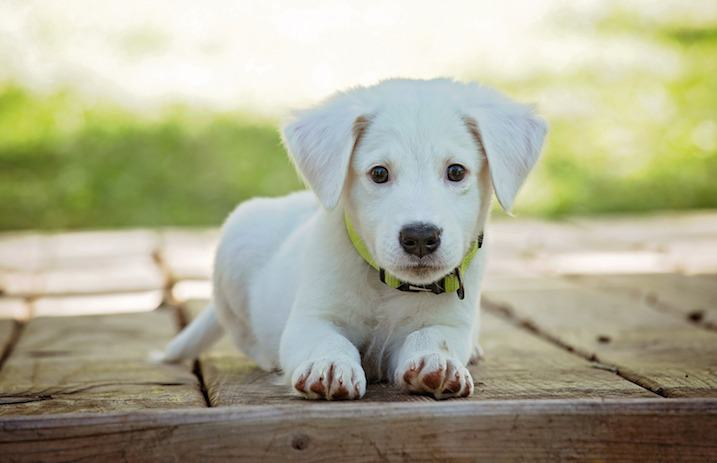
#> input picture doggo.jpg, 717 x 463 px
$ jupyter execute --allow-errors 'Image Segmentation.ipynb'   (older library calls are emulated)
#> lines starting #> are read from the running program, lines starting #| are printed output that depends on the picture; after the words box and inside, x2 and y2 are one past the last pixel; in counts of white or black regions, pixels touching at a corner belong together
# Segmenting Image using k-Means and spectral clustering on colored and grayscale Images

##### Inspiration: While looking through kaggle, I found a pneumonia data set where you had to classify whether a patient had pneumonia or not. While a lot of the submitted kernels had classification accuracies of over 80%, it is definitely feasible to teach a computer to classify whether someone has pneumonia, there must still be a way for us humans to see X-Rays better. Now what if we wanted to help doctors see better, without having to see for them. Yes, you are probably thinking "Why let a human do it if a computer can differentiate between pixel differences worlds better?"

##### There are still others out there that feel as though ML / DL will be taking their jobs away, so maybe this will be a happy medium between technology and humans.

##### As a result, I will be using two clustering algorithms to cluster both colored and grayscaled images. First will be a cute doggo (colored) and lastly will be one normal patient X-Ray and a sick patient X-Ray. These results will not have an accuracy value attached to it, rather a qualitative / subjective result. We ultimately want to segment images as cleanly as possible.

* I will be writing algorithms for k-means and spectral clustering from scratch, and will be comparing the results to packages from sklearn(kMeans) and sklearn(spectral clustering).

[cell 1]
from matplotlib.pyplot import imshow
from PIL import Image
import numpy as np

import pandas as pd
import matplotlib.pyplot as plt
from mpl_toolkits import mplot3d
import seaborn as sns
from copy import deepcopy

[cell 2]
# Euclidean Distance
def dist(a, b, ax = 1):
    return np.linalg.norm(a - b, axis = ax)

# Choosing random points from data
def randChoice(data, k):
    idx = np.random.randint(len(data), size = k)
    return data[idx, :]

[cell 3]
#k-Means algorithm with a choice of error rate when to stop convergence
def kMeans(data, k, error_rate = 0):
    # Initial k points are random points in the data
    np.random.seed(100)
    cltr = randChoice(data, k)
    #Old Cluster that will be overwritten
    cltr_old = np.zeros(cltr.shape)
    #Labels of each row in data set - Returned val
    cltr_lbl = np.zeros(len(data))
    #Error rate that will be updated until reaches convergence rate
    err = dist(cltr, cltr_old, None)

    while err > error_rate:

        for i in range(len(data)):
            #Checks distance between every point and initial center
            dist_ = dist(data[i], cltr)
            #Takes lowest value distance and stores index
            cltr_ = np.argmin(dist_)
            #Stores index in cluster label array
            cltr_lbl[i] = cltr_
        cltr_old = deepcopy(cltr)

        for i in range(k):
            pts = [data[j] for j in range(len(data)) if cltr_lbl[j] == i]
            #Gets mean of each cluster to shift cluster center
            cltr[i] = np.mean(pts, axis = 0)
        err = dist(cltr, cltr_old, None)

        return cltr_lbl

[cell 4]
#Spectral clustering algorithm
from sklearn.neighbors import radius_neighbors_graph
from sklearn.cluster import KMeans
from scipy.sparse import csgraph
import scipy

[cell 5]
def spectralClus(data, k):

    a_mat = radius_neighbors_graph(data,0.4,mode='distance', metric='minkowski', p=2, metric_params=None, include_self=False)
    a_mat = a_mat.toarray()

    L = csgraph.laplacian(a_mat, normed=False)

    eig_val, eig_vect = scipy.sparse.linalg.eigs(L, k)
    X = eig_vect.real
    rows_norm = np.linalg.norm(X, axis=1, ord=2)
    Y = (X.T / rows_norm).T

    k_mean = KMeans(n_clusters = k)
    labels = k_mean.fit(Y, k).labels_

    return labels

[cell 6]
# Using PIL and matplotlib to show the heckin' cute doggo
im = Image.open('doggo.jpg')
#> im is the input picture: PIL image 717x463 RGB; mean R, G, B 172.6, 171.8, 146.6
doggo_ = im.copy()
doggo = np.asarray(im)
imshow(doggo)

[cell 7]
#Resizing image to make sure algorithms don't crash

re_dog = doggo_.resize([200, 130])
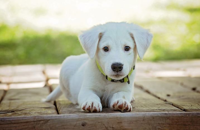
#> re_dog: PIL image 200x130 RGB; mean R, G, B 172.6, 171.8, 146.7

doggo_ = np.asarray(re_dog)
imshow(doggo_)

[cell 8]
print(doggo_.shape)
#| (130, 200, 3)

[cell 9]
#Flatten the array so it's easier to work with
reshape_dog = (doggo_.reshape(doggo_.shape[0]*doggo_.shape[1],3))
reshape_dog.shape
#> Out = (26000, 3)

[cell 10]
#Calling method to cluster cute doggo
dog_cluster = kMeans(reshape_dog, 3, 0)
#> in randChoice, `idx = np.random.randint(len(data), size = k)`: idx = [5640, 23320, 14147]
#> in kMeans, `cltr = randChoice(data, k)`: cltr = [[234, 231, 214], [130, 126, 117], [203, 195, 167]]
#> in kMeans, `err = dist(cltr, cltr_old, None)`: err = 554.5
#> the loop in kMeans, `while err > error_rate: ` made 1 pass
#> (cltr_old, err) on pass 1: ([[234, 231, 214], [130, 126, 117], [203, 195, 167]], 313.9)
#> after the loop in kMeans, `while err > error_rate:`: cltr = [[156, 150, 130], [171, 176, 147], [222, 218, 193]]

[cell 11]
#Reshaping the cluster labels to prep for concatenation
dog_cluster = dog_cluster.reshape(len(dog_cluster),1)
#Concatenating doggo with labels
re_dog_clst = np.concatenate((reshape_dog, dog_cluster), axis = 1)

[cell 12]
#Turning numPy array to DF so it's easier to work with
dog_df = pd.DataFrame(re_dog_clst)
#> dog_df = table of 26000 rows and 4 columns

[cell 13]
#Turning all the other labels into black pixels
dog_df.loc[dog_df[3] != 1, [0,1,2]] = 0

[cell 14]
#Dropping cluster label column and reverting back to numPy array
dog_df = dog_df.drop(columns = [3])
#> dog_df = table of 26000 rows and 3 columns
dog_df = dog_df.values

[cell 15]
#Reshaping the doggo back to cute boy
dog_im = dog_df.reshape(doggo_.shape[0],doggo_.shape[1], 3)
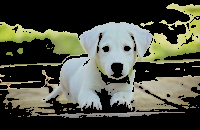
#> dog_im: shape (130, 200, 3) float64; mean R, G, B 77, 79.3, 66.2
imshow(np.asarray(dog_im))
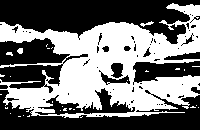
#> shown: shape (130, 200, 3) float64; values 0 (black) and 1 (white), 44.9% white; 30 white regions (26 under 20 px), largest, box (x1, y1, x2, y2) and area: (0, 3, 200, 118) 11498, (140, 21, 154, 27) 33, (17, 48, 23, 54) 29, (6, 52, 13, 56) 20

### KMeans clustering using sklearn package

[cell 16]
dog_kmeans = KMeans(n_clusters = 3, random_state=0).fit(reshape_dog)
kmeans_labels = dog_kmeans.labels_

[cell 17]
#Reshaping the cluster labels to prep for concatenation
kmeans_labels = kmeans_labels.reshape(len(kmeans_labels),1)
#Concatenating doggo with labels
re_dog_clst1 = np.concatenate((reshape_dog, kmeans_labels), axis = 1)

[cell 18]
#Turning numPy array to DF so it's easier to work with
dog_df1 = pd.DataFrame(re_dog_clst1)
#> dog_df1 = table of 26000 rows and 4 columns

[cell 19]
dog_df1.loc[dog_df1[3] != 0, [0,1,2]] = 0

[cell 20]
#Dropping cluster label column and reverting back to numPy array
dog_df1 = dog_df1.drop(columns = [3])
#> dog_df1 = table of 26000 rows and 3 columns
dog_df1 = dog_df1.values

[cell 21]
#Reshaping the doggo back to cute boy
dog_im1 = dog_df1.reshape(doggo_.shape[0],doggo_.shape[1], 3)
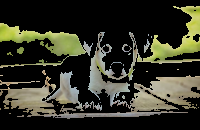
#> dog_im1: shape (130, 200, 3) int32; mean R, G, B 51.5, 51.8, 38.9
imshow(np.asarray(dog_im1))

### Spectral Clustering using algorithm from Scratch

#> (a cell that did not finish here is left out)


#> (a cell that did not finish here is left out)

#> (a cell that did not finish here is left out)

#> (a cell that did not finish here is left out)

#> (a cell that did not finish here is left out)

#> (a cell that did not finish here is left out)

Very interesting results.

I tried using spectral clustering package on sklearn to segment the image, but my PC can't seem to run all the way without the kernel restarting. I will try a different clustering algorithm, Gaussian Mixture Model perhaps!

[cell 28]
from sklearn.mixture import GaussianMixture

[cell 29]
dog_GMM = GaussianMixture(n_components=3, random_state=0).fit(reshape_dog)
GMM_labels = dog_GMM.predict(reshape_dog)

[cell 30]
dog_GMM_ = GMM_labels.reshape(len(GMM_labels),1)
re_dog_GMM = np.concatenate((reshape_dog, dog_GMM_), axis = 1)

dog_df_GMM = pd.DataFrame(re_dog_GMM)
#> dog_df_GMM = table of 26000 rows and 4 columns

dog_df_GMM.loc[dog_df_GMM[3] != 0, [0,1,2]] = 0

dog_df_GMM = dog_df_GMM.drop(columns = [3])
#> dog_df_GMM = table of 26000 rows and 3 columns
dog_df_GMM = dog_df_GMM.values

[cell 31]
dog_im_1 = dog_df_GMM.reshape(doggo_.shape[0], doggo_.shape[1], 3)
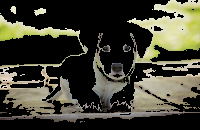
#> dog_im_1: shape (130, 200, 3) int64; mean R, G, B 66.5, 65.2, 51.8
imshow(np.asarray(dog_im_1))

Not what I expected, it looks like a k-means cluster... Time to use DBSCAN!

[cell 32]
from sklearn.cluster import DBSCAN

[cell 33]
dog_scan = DBSCAN(eps = 1, min_samples=140).fit(reshape_dog)
scan_labels = dog_scan.labels_

[cell 34]
np.unique(scan_labels)
#> Out = [-1, 0, 1, 2, 3]

[cell 35]
dog_scan_ = scan_labels.reshape(len(scan_labels),1)
re_dog_scan = np.concatenate((reshape_dog, dog_scan_), axis = 1)

dog_df_scan = pd.DataFrame(re_dog_scan)
#> dog_df_scan = table of 26000 rows and 4 columns

dog_df_scan.loc[dog_df_scan[3] != 1, [0,1,2]] = 0

dog_df_scan = dog_df_scan.drop(columns = [3])
#> dog_df_scan = table of 26000 rows and 3 columns
dog_df_scan = dog_df_scan.values

[cell 36]
dog_im_2 = dog_df_scan.reshape(doggo_.shape[0], doggo_.shape[1], 3)
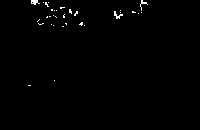
#> dog_im_2: shape (130, 200, 3) int64; mean R, G, B 1.8, 1.8, 1.7
imshow(np.asarray(dog_im_2))
